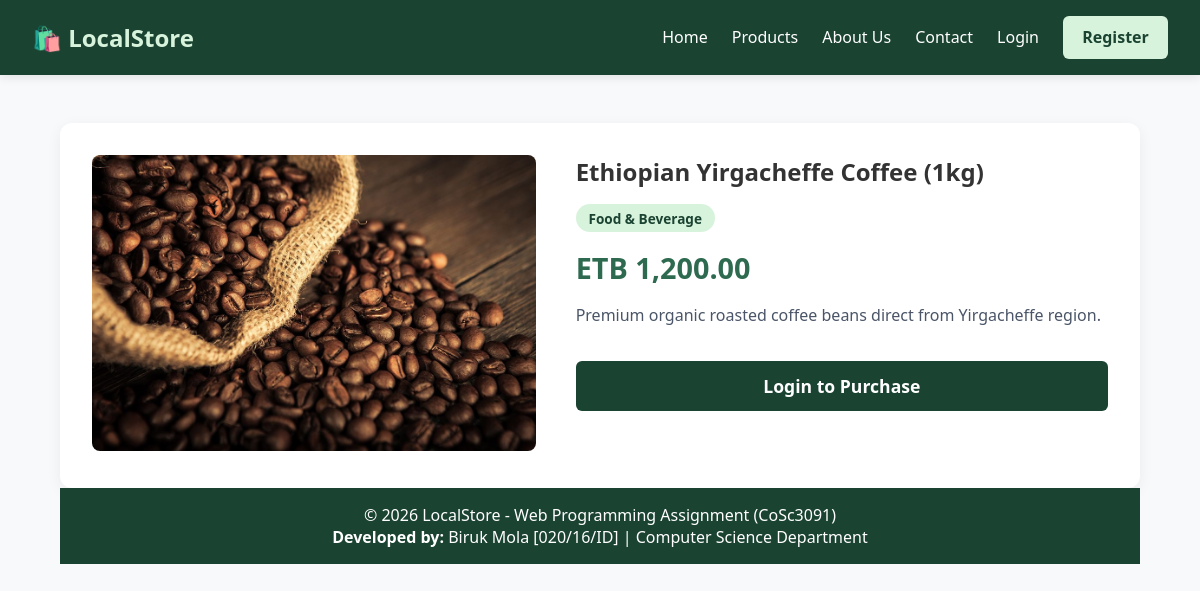
The app's page /product_details.php?id=2 with its own data.
### tables this page shows
CREATE TABLE `products` (
  `id` int(11) NOT NULL,
  `title` varchar(150) NOT NULL,
  `description` text NOT NULL,
  `price` decimal(10,2) NOT NULL,
  `category` varchar(50) NOT NULL,
  `image_url` varchar(255) DEFAULT 'default_product.jpg',
  `created_at` timestamp NOT NULL DEFAULT current_timestamp()
);

### product_details.php (the view, shortened to what this page needs)
<?php
require_once 'db.php';
require_once 'header.php';
$product_id = isset($_GET['id']) ? (int)$_GET['id'] : 0;
$product = null;
if ($product_id > 0) {
    try {
        $stmt = $pdo->prepare("SELECT * FROM products WHERE id = :id");
        $stmt->execute(['id' => $product_id]);
        $product = $stmt->fetch();
    } catch (PDOException $e) {
        $product = null;
    }
}
?>
<?php if ($product): ?>
    <div class="product-details-container">
        <div class="product-details-img">
            <img src="images/<?= htmlspecialchars($product['image_url']); ?>" alt="<?= htmlspecialchars($product['title']); ?>">
        </div>
        <div class="product-details-info">
            <h2><?= htmlspecialchars($product['title']); ?></h2>
            <p class="category-badge"><?= htmlspecialchars($product['category']); ?></p>
            <p class="price-tag">ETB <?= number_format($product['price'], 2); ?></p>
            <p class="full-description"><?= htmlspecialchars($product['description']); ?></p>
            <form method="POST" class="order-form">
                <?php if (isset($_SESSION['user_id'])): ?>
                    <button type="submit" class="btn-primary btn-large">Place Order Now</button>
                <?php else: ?>
                    <a href="login.php" class="btn-secondary btn-large">Login to Purchase</a>
                <?php endif; ?>
            </form>
        </div>
    </div>
<?php endif; ?>
<?php require_once 'footer.php'; ?>

### css/style.css (style rules this page uses)
* { box-sizing: border-box; margin: 0; padding: 0; font-family: 'Segoe UI', Tahoma, Geneva, Verdana, sans-serif; }
body { background-color: #f8f9fa; color: #333; display: flex; flex-direction: column; min-height: 100vh; }
.btn-primary, .btn-secondary, .btn-register, .btn-logout { display: inline-block; padding: 0.65rem 1.2rem; border-radius: 6px; text-decoration: none; text-align: center; cursor: pointer; font-weight: 600; transition: background-color 0.2s ease; }
.btn-secondary { background-color: #1b4332; color: white; border: none; }
.product-details-container { display: flex; gap: 2.5rem; background: white; padding: 2rem; border-radius: 12px; box-shadow: 0 4px 15px rgba(0,0,0,0.06); margin-top: 1rem; flex-wrap: wrap; }
.product-details-img { flex: 1; min-width: 300px; }
.product-details-img img { width: 100%; max-width: 450px; height: auto; object-fit: contain; border-radius: 8px; }
.product-details-info { flex: 1.2; display: flex; flex-direction: column; gap: 1rem; }
.category-badge { display: inline-block; background-color: #d8f3dc; color: #1b4332; padding: 0.3rem 0.8rem; border-radius: 15px; font-size: 0.85rem; font-weight: bold; width: fit-content; }
.price-tag { font-size: 1.8rem; font-weight: bold; color: #2d6a4f; }
.full-description { line-height: 1.6; color: #4a5568; }
.btn-large { width: 100%; padding: 0.8rem; font-size: 1.1rem; margin-top: 1rem; }

### records on screen
products: image_url (picture), title "Ethiopian Yirgacheffe Coffee (1kg)", category "Food & Beverage", price "1,200.00", description "Premium organic roasted coffee beans direct from Yirgacheffe region."
